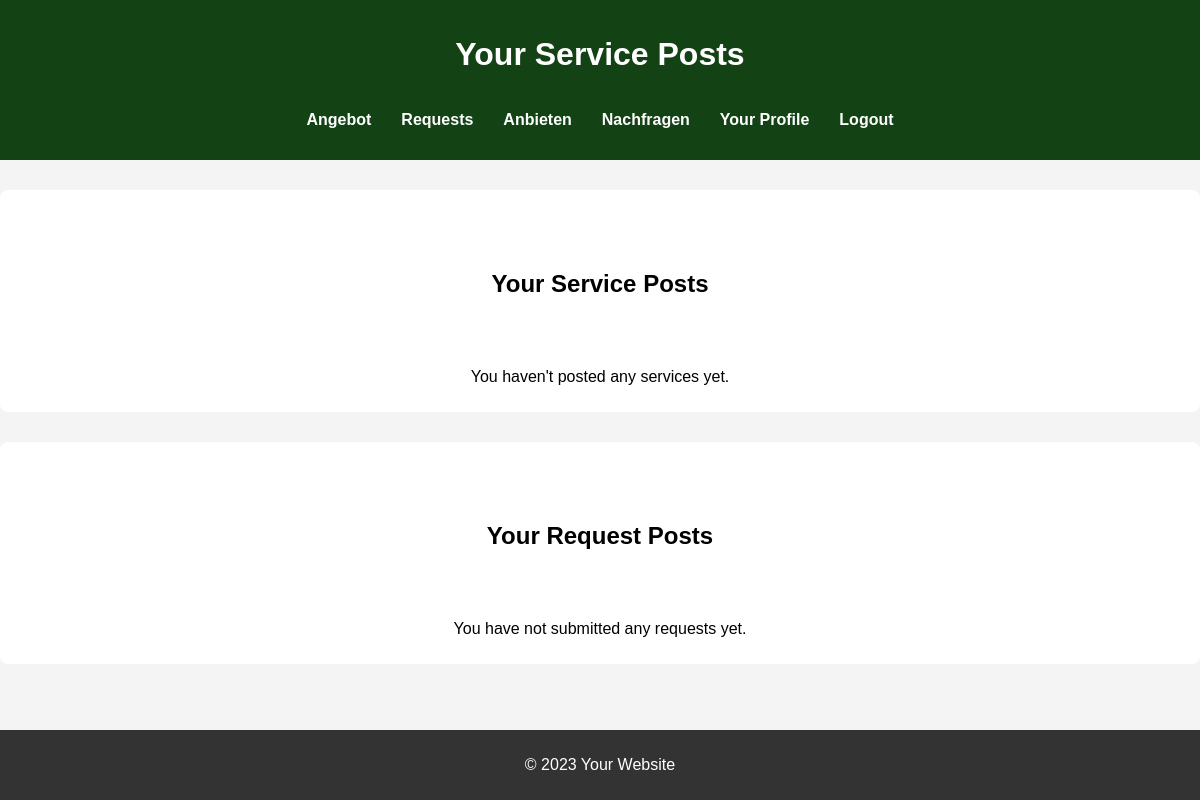
The app's page /profile (signed in), older data.
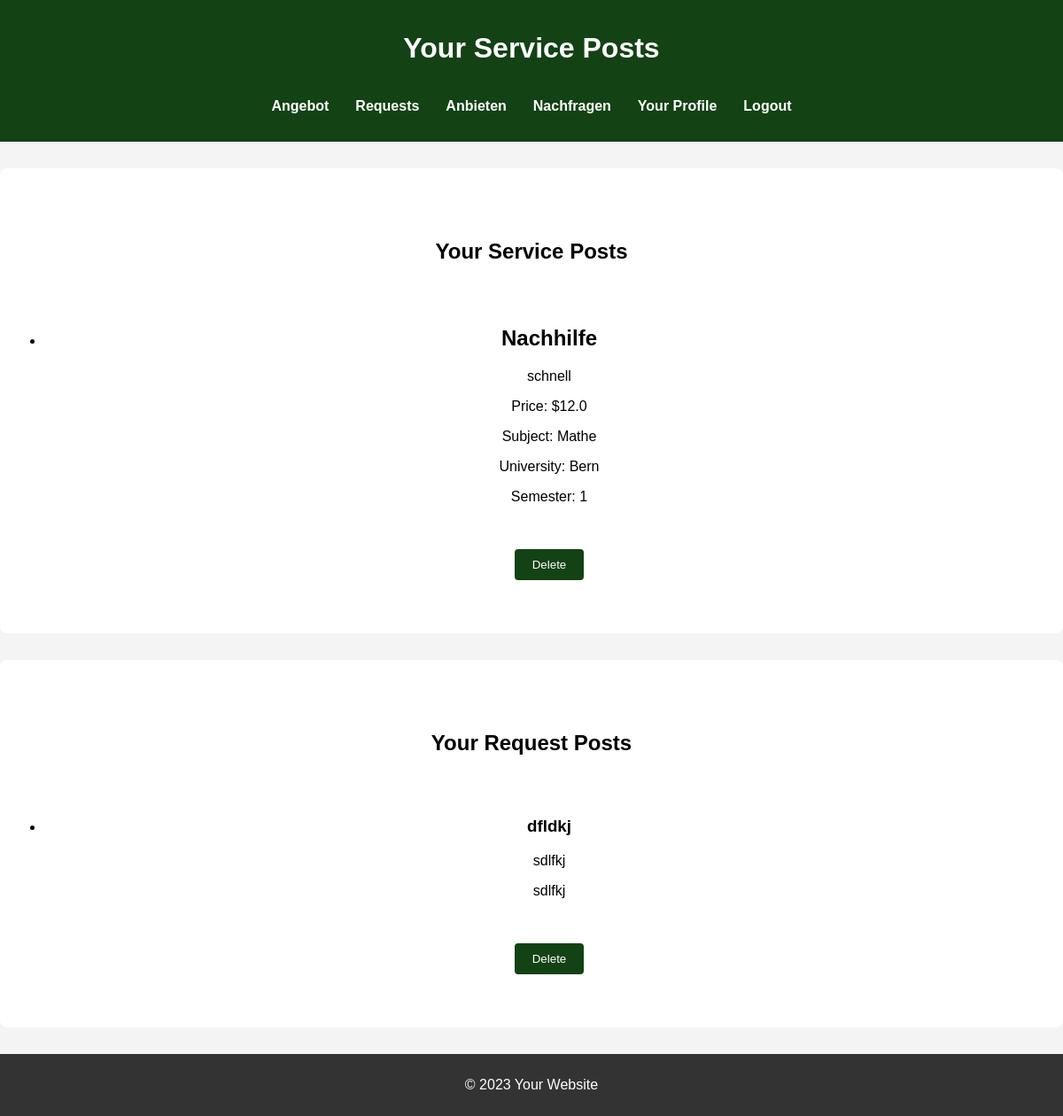
The same page, newer data.
### app.py (models this page shows, shortened)
class ServicePost(db.Model):
    id = db.Column(db.Integer, primary_key=True)
    title = db.Column(db.String(100), nullable=False)
    description = db.Column(db.String(200), nullable=False)
    price = db.Column(db.Float, nullable=False)
    subject = db.Column(db.String(100), nullable=False)
    university = db.Column(db.String(100), nullable=False)
    semester = db.Column(db.String(50), nullable=False)
    contact =db.Column(db.String(100), nullable = False)
    additional_info =db.Column(db.String(200), nullable = True)
    user_id = db.Column(db.Integer, db.ForeignKey('user.id'), nullable=False)

class RequestPost(db.Model):
    id = db.Column(db.Integer, primary_key=True)
    title = db.Column(db.String(100), nullable=False)
    description = db.Column(db.String(200), nullable=False)
    subject = db.Column(db.String(100), nullable=False)
    price = db.Column(db.String(100), nullable=False)
    additional_information = db.Column(db.String(200), nullable=True)
    contact =db.Column(db.String(100), nullable = False)
    user_id = db.Column(db.Integer, db.ForeignKey('user.id'), nullable=False)
    user = db.relationship('User', backref=db.backref('requests', lazy=True))

### app.py (the view)
@app.route('/profile')
@login_required
def profile():
    service_posts = ServicePost.query.filter_by(user_id=current_user.id).all()
    request_posts = RequestPost.query.filter_by(user_id=current_user.id).all()
    return render_template('profile.html', service_posts=service_posts, request_posts=request_posts)

### app.py (called while the page is built)
@login_manager.user_loader
def load_user(user_id):
    return User.query.get(int(user_id))

### templates/profile.html (shortened to what this page needs)
<!DOCTYPE html>
<html lang="en">
<head>
    <link rel="stylesheet" href="{{ url_for('static', filename='style.css') }}">
</head>
<body>
    <header>
        <h1>Your Service Posts</h1>
        <nav>
            <ul>
                <li><a href="/supply">Angebot</a></li>
                <li><a href="/requests">Requests</a></li>
                <li><a href="/university">Anbieten</a></li>
                <li><a href="/highschool">Nachfragen</a></li>
                {% if current_user.is_authenticated %}
                    <li><a href="/profile">Your Profile</a></li>
                    <li><a href="{{ url_for('logout') }}">Logout</a></li>
                {% else %}
                    <li><a href="{{ url_for('login') }}">Login</a></li>
                    <li><a href="{{ url_for('register') }}">Register</a></li>
                {% endif %}
            </ul>
        </nav>
    </header>
    <main>
            <section>
                <form>
                <h2>Your Service Posts</h2>
                </form>
                {% if service_posts %}
                <ul>
                    {% for post in service_posts %}
                        <li>
                            <h2>{{ post.title }}</h2>
                            <p>{{ post.description }}</p>
                            <p>Price: ${{ post.price }}</p>
                            <p>Subject: {{ post.subject }}</p>
                            <p>University: {{ post.university }}</p>
                            <p>Semester: {{ post.semester }}</p>
                            <form action="{{ url_for('delete_post', post_id=post.id) }}" method="POST">
                                <button type="submit">Delete</button>
                            </form>
                        </li>
                    {% endfor %}
                </ul>
            {% else %}
                <p>You haven't posted any services yet.</p>
            {% endif %}
            </section>
            <section>
                <form>
                <h2>Your Request Posts</h2>
                </form>
                {% if request_posts %}
                    <ul>
                        {% for request in request_posts %}
                            <li>
                                <h3>{{ request.title }}</h3>
                                <p>{{ request.subject }}</p>
                                <p>{{ request.description }}</p>
                                <form action="{{ url_for('delete_request', request_id=request.id) }}" method="POST">
                                <button type="submit">Delete</button>
                                </form>
                            </li>
                        {% endfor %}
                    </ul>
                {% else %}
                    <p>You have not submitted any requests yet.</p>
                {% endif %}
            </section>
    </main>
    <footer>
        <p>&copy; 2023 Your Website</p>
    </footer>
</body>
</html>

Row changes from the older to the newer data that the page shows:
added ServicePost: title "Nachhilfe", description "schnell", price "12.0", subject "Mathe", university "Bern", semester "1"
added RequestPost: title "dfldkj", subject "sdlfkj", description "sdlfkj"
Text that changed along with them:
text no longer shown: "You haven't posted any services yet. You have not submitted any requests yet."
